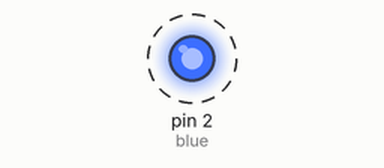
This sketch was run on a simulated Arduino Uno, built with avr-gcc and run on an emulated ATmega328P. Parts: output pins drawn as LEDs (lit = HIGH). Dashed ring = blinking. What the sketch prints to the serial monitor is not drawn.

Above: at 0.05 s.
Timing chart, 0 to 3.0 s (numbered marks = the images above):
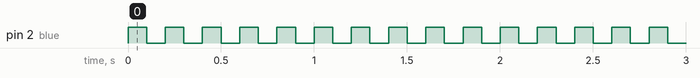

Measured:
- by itself, pin 2 (blue): alternates HIGH for 0.10 s and LOW for 0.10 s

The sketch:

01a-_Blinking_Built-In_LED.ino
```cpp
int blue = 2;

void setup() {
  pinMode (blue, OUTPUT);
  Serial.begin(9600);
}

void loop() {
  digitalWrite(blue, HIGH);
  Serial.println("ON");
  delay(100);
  digitalWrite(blue, LOW);
  Serial.println("OFF");
  delay(100);
}
```
